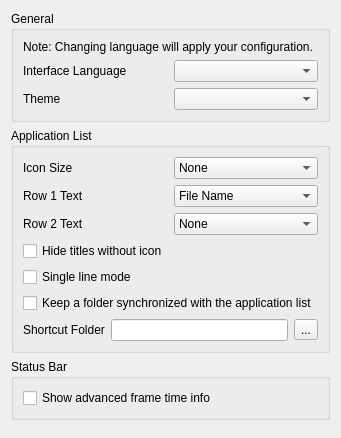
<?xml version="1.0" encoding="UTF-8"?>
<ui version="4.0">
 <class>ConfigureUi</class>
 <widget class="QWidget" name="ConfigureUi">
  <property name="geometry">
   <rect>
    <x>0</x>
    <y>0</y>
    <width>290</width>
    <height>280</height>
   </rect>
  </property>
  <layout class="QVBoxLayout" name="verticalLayout">
   <item>
    <widget class="QGroupBox" name="general_groupBox">
     <property name="title">
      <string>General</string>
     </property>
     <layout class="QHBoxLayout" name="horizontalLayout">
      <item>
       <layout class="QVBoxLayout" name="verticalLayout_2">
        <item>
         <widget class="QLabel" name="label_change_language_info">
          <property name="text">
           <string>Note: Changing language will apply your configuration.</string>
          </property>
          <property name="wordWrap">
           <bool>true</bool>
          </property>
         </widget>
        </item>
        <item>
         <layout class="QHBoxLayout" name="horizontalLayout_2">
          <item>
           <widget class="QLabel" name="language_label">
            <property name="text">
             <string>Interface Language</string>
            </property>
           </widget>
          </item>
          <item>
           <widget class="QComboBox" name="language_combobox"/>
          </item>
         </layout>
        </item>
        <item>
         <layout class="QHBoxLayout" name="horizontalLayout_3">
          <item>
           <widget class="QLabel" name="theme_label">
            <property name="text">
             <string>Theme</string>
            </property>
           </widget>
          </item>
          <item>
           <widget class="QComboBox" name="theme_combobox"/>
          </item>
         </layout>
        </item>
       </layout>
      </item>
     </layout>
    </widget>
   </item>
   <item>
    <widget class="QGroupBox" name="game_list_groupBox">
     <property name="title">
      <string>Application List</string>
     </property>
     <layout class="QHBoxLayout" name="horizontalLayout_4">
      <item>
       <layout class="QVBoxLayout" name="verticalLayout_3">
        <item>
         <layout class="QHBoxLayout" name="horizontalLayout_5">
          <item>
           <widget class="QLabel" name="icon_size_label">
            <property name="text">
             <string>Icon Size</string>
            </property>
           </widget>
          </item>
          <item>
           <widget class="QComboBox" name="icon_size_combobox">
            <item>
             <property name="text">
              <string>None</string>
             </property>
            </item>
            <item>
             <property name="text">
              <string>Small (24x24)</string>
             </property>
            </item>
            <item>
             <property name="text">
              <string>Large (48x48)</string>
             </property>
            </item>
           </widget>
          </item>
         </layout>
        </item>
        <item>
         <layout class="QHBoxLayout" name="horizontalLayout_6">
          <item>
           <widget class="QLabel" name="row_1_text_label">
            <property name="text">
             <string>Row 1 Text</string>
            </property>
           </widget>
          </item>
          <item>
           <widget class="QComboBox" name="row_1_text_combobox">
            <item>
             <property name="text">
              <string>File Name</string>
             </property>
            </item>
            <item>
             <property name="text">
              <string>Full Path</string>
             </property>
            </item>
            <item>
             <property name="text">
              <string>Title Name (short)</string>
             </property>
            </item>
            <item>
             <property name="text">
              <string>Title ID</string>
             </property>
            </item>
            <item>
             <property name="text">
              <string>Title Name (long)</string>
             </property>
            </item>
           </widget>
          </item>
         </layout>
        </item>
        <item>
         <layout class="QHBoxLayout" name="horizontalLayout_7">
          <item>
           <widget class="QLabel" name="row_2_text_label">
            <property name="text">
             <string>Row 2 Text</string>
            </property>
           </widget>
          </item>
          <item>
           <widget class="QComboBox" name="row_2_text_combobox">
            <item>
             <property name="text">
              <string>None</string>
             </property>
            </item>
            <item>
             <property name="text">
              <string>File Name</string>
             </property>
            </item>
            <item>
             <property name="text">
              <string>Full Path</string>
             </property>
            </item>
            <item>
             <property name="text">
              <string>Title Name (short)</string>
             </property>
            </item>
            <item>
             <property name="text">
              <string>Title ID</string>
             </property>
            </item>
            <item>
             <property name="text">
              <string>Title Name (long)</string>
             </property>
            </item>
           </widget>
          </item>
         </layout>
        </item>
        <item>
         <widget class="QCheckBox" name="toggle_hide_no_icon">
          <property name="text">
           <string>Hide titles without icon</string>
          </property>
         </widget>
        </item>
        <item>
         <widget class="QCheckBox" name="toggle_single_line_mode">
          <property name="text">
           <string>Single line mode</string>
          </property>
         </widget>
        </item>
        <item>
         <widget class="QWidget" name="managed_shortcuts_widget" native="true">
          <layout class="QVBoxLayout" name="managed_shortcuts_layout">
           <property name="leftMargin">
            <number>0</number>
           </property>
           <property name="topMargin">
            <number>0</number>
           </property>
           <property name="rightMargin">
            <number>0</number>
           </property>
           <property name="bottomMargin">
            <number>0</number>
           </property>
           <item>
            <widget class="QCheckBox" name="toggle_managed_shortcuts">
             <property name="text">
              <string>Keep a folder synchronized with the application list</string>
             </property>
            </widget>
           </item>
           <item>
            <widget class="QWidget" name="managed_shortcuts_path_widget" native="true">
             <layout class="QHBoxLayout" name="managed_shortcuts_path_layout">
              <property name="leftMargin">
               <number>0</number>
              </property>
              <property name="topMargin">
               <number>0</number>
              </property>
              <property name="rightMargin">
               <number>0</number>
              </property>
              <property name="bottomMargin">
               <number>0</number>
              </property>
              <item>
               <widget class="QLabel" name="managed_shortcuts_directory_label">
                <property name="text">
                 <string>Shortcut Folder</string>
                </property>
               </widget>
              </item>
              <item>
               <widget class="QLineEdit" name="managed_shortcuts_directory">
                <property name="readOnly">
                 <bool>true</bool>
                </property>
               </widget>
              </item>
              <item>
               <widget class="QToolButton" name="change_managed_shortcuts_directory">
                <property name="text">
                 <string>...</string>
                </property>
               </widget>
              </item>
             </layout>
            </widget>
           </item>
          </layout>
         </widget>
        </item>
       </layout>
      </item>
     </layout>
    </widget>
   </item>
   <item>
    <widget class="QGroupBox" name="status_bar_groupBox">
     <property name="title">
      <string>Status Bar</string>
     </property>
     <layout class="QHBoxLayout" name="horizontalLayout_14">
      <item>
       <layout class="QVBoxLayout" name="verticalLayout_13">
        <item>
         <widget class="QCheckBox" name="show_advanced_frametime_info">
          <property name="text">
           <string>Show advanced frame time info</string>
          </property>
         </widget>
        </item>
       </layout>
      </item>
     </layout>
    </widget>
   </item>
    <item>
    <spacer>
     <property name="orientation">
      <enum>Qt::Vertical</enum>
     </property>
    </spacer>
   </item>
  </layout>
 </widget>
 <resources/>
 <connections/>
</ui>
